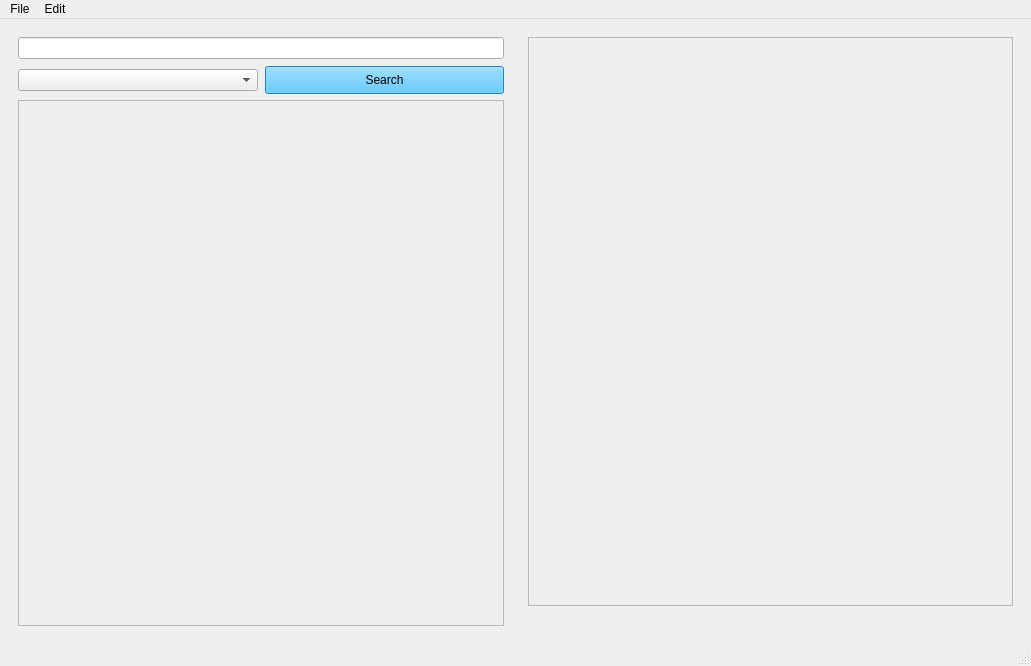
<?xml version="1.0" encoding="UTF-8"?>
<ui version="4.0">
 <class>MainWindow</class>
 <widget class="QMainWindow" name="MainWindow">
  <property name="geometry">
   <rect>
    <x>0</x>
    <y>0</y>
    <width>1031</width>
    <height>666</height>
   </rect>
  </property>
  <property name="windowTitle">
   <string>MainWindow</string>
  </property>
  <widget class="QWidget" name="centralwidget">
   <layout class="QHBoxLayout" name="horizontalLayout_2">
    <item>
     <layout class="QHBoxLayout" name="horizontalLayout">
      <item>
       <widget class="QWidget" name="widget" native="true">
        <layout class="QVBoxLayout" name="verticalLayout_2">
         <item>
          <layout class="QVBoxLayout" name="verticalLayout">
           <property name="spacing">
            <number>7</number>
           </property>
           <item>
            <widget class="QLineEdit" name="nameEdit">
             <property name="maximumSize">
              <size>
               <width>16777215</width>
               <height>16777215</height>
              </size>
             </property>
            </widget>
           </item>
           <item>
            <layout class="QHBoxLayout" name="horizontalLayout_3">
             <item>
              <widget class="QComboBox" name="categoriesCombo"/>
             </item>
             <item>
              <widget class="QPushButton" name="findButton">
               <property name="styleSheet">
                <string notr="true">background-color: rgb(49, 183, 255);
height: 20px;</string>
               </property>
               <property name="text">
                <string>Search</string>
               </property>
              </widget>
             </item>
            </layout>
           </item>
          </layout>
         </item>
         <item>
          <widget class="QScrollArea" name="scrollArea">
           <property name="widgetResizable">
            <bool>true</bool>
           </property>
           <widget class="QWidget" name="scrollAreaWidgetContents_3">
            <property name="geometry">
             <rect>
              <x>0</x>
              <y>0</y>
              <width>476</width>
              <height>498</height>
             </rect>
            </property>
           </widget>
          </widget>
         </item>
        </layout>
       </widget>
      </item>
      <item>
       <widget class="QWidget" name="widget_2" native="true">
        <layout class="QVBoxLayout" name="verticalLayout_5">
         <item>
          <layout class="QVBoxLayout" name="verticalLayout_4">
           <item>
            <widget class="QScrollArea" name="scrollDescription">
             <property name="widgetResizable">
              <bool>true</bool>
             </property>
             <widget class="QWidget" name="scrollAreaWidgetContents">
              <property name="geometry">
               <rect>
                <x>0</x>
                <y>0</y>
                <width>474</width>
                <height>538</height>
               </rect>
              </property>
             </widget>
            </widget>
           </item>
           <item>
            <spacer name="horizontalSpacer">
             <property name="orientation">
              <enum>Qt::Horizontal</enum>
             </property>
             <property name="sizeHint" stdset="0">
              <size>
               <width>40</width>
               <height>20</height>
              </size>
             </property>
            </spacer>
           </item>
          </layout>
         </item>
        </layout>
       </widget>
      </item>
     </layout>
    </item>
   </layout>
  </widget>
  <widget class="QMenuBar" name="menubar">
   <property name="geometry">
    <rect>
     <x>0</x>
     <y>0</y>
     <width>1031</width>
     <height>26</height>
    </rect>
   </property>
   <widget class="QMenu" name="menuFile">
    <property name="title">
     <string>File</string>
    </property>
    <addaction name="actionAdd"/>
    <addaction name="actionEdit"/>
    <addaction name="actionRemove"/>
   </widget>
   <widget class="QMenu" name="menuEdit">
    <property name="title">
     <string>Edit</string>
    </property>
    <addaction name="actionUndo"/>
    <addaction name="actionRedo"/>
   </widget>
   <addaction name="menuFile"/>
   <addaction name="menuEdit"/>
  </widget>
  <widget class="QStatusBar" name="statusbar"/>
  <action name="actionAdd">
   <property name="icon">
    <iconset>
     <normaloff>../resources/add-image.png</normaloff>../resources/add-image.png</iconset>
   </property>
   <property name="text">
    <string>Add</string>
   </property>
   <property name="toolTip">
    <string>Add movie</string>
   </property>
  </action>
  <action name="actionUndo">
   <property name="icon">
    <iconset>
     <normaloff>../resources/undo.png</normaloff>../resources/undo.png</iconset>
   </property>
   <property name="text">
    <string>Undo</string>
   </property>
   <property name="shortcut">
    <string>Ctrl+Z</string>
   </property>
  </action>
  <action name="actionEdit">
   <property name="icon">
    <iconset>
     <normaloff>../resources/plan.png</normaloff>../resources/plan.png</iconset>
   </property>
   <property name="text">
    <string>Edit</string>
   </property>
  </action>
  <action name="actionRemove">
   <property name="icon">
    <iconset>
     <normaloff>../resources/trash.png</normaloff>../resources/trash.png</iconset>
   </property>
   <property name="text">
    <string>Remove</string>
   </property>
  </action>
  <action name="actionRedo">
   <property name="icon">
    <iconset>
     <normaloff>../resources/redo.png</normaloff>../resources/redo.png</iconset>
   </property>
   <property name="text">
    <string>Redo</string>
   </property>
   <property name="shortcut">
    <string>Ctrl+Y</string>
   </property>
  </action>
 </widget>
 <resources/>
 <connections/>
</ui>
